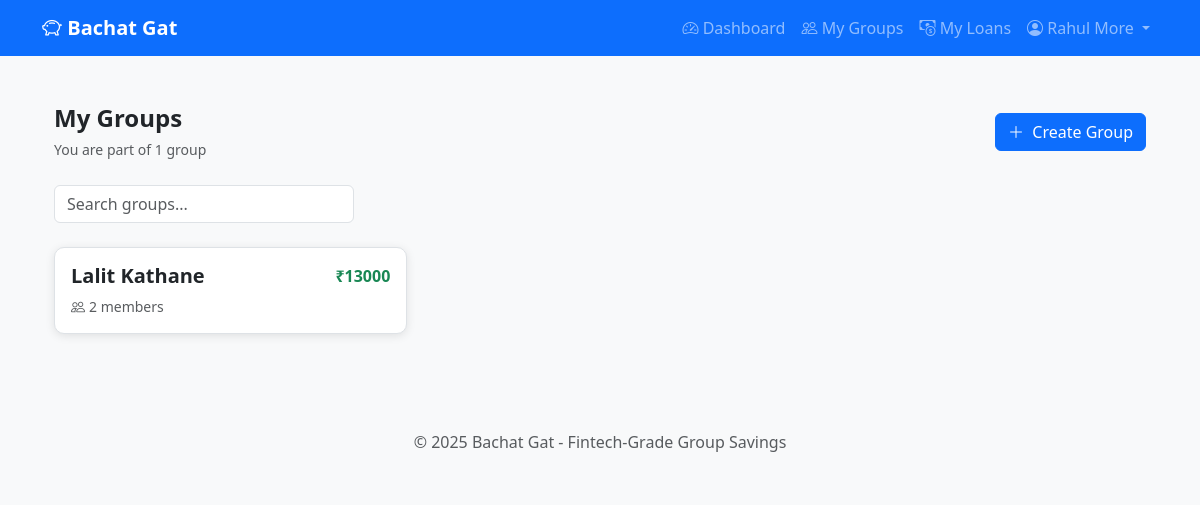
The app's page /groups (signed in), older data.
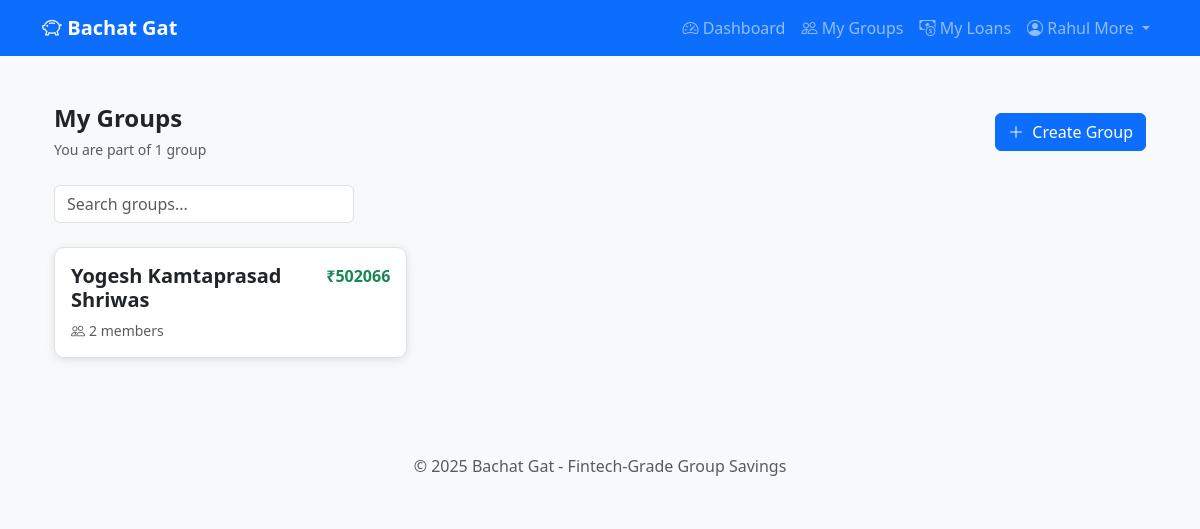
The same page, newer data.
### app/models.py (models this page shows, shortened)
class Group(db.Model):
    __tablename__ = 'groups'
    id = db.Column(db.Integer, primary_key=True)
    name = db.Column(db.String(100), nullable=False)
    description = db.Column(db.String(500))
    created_by = db.Column(db.Integer, db.ForeignKey('users.id'), nullable=False)
    default_interest_rate = db.Column(db.Float, default=12.0)  # Annual %
    default_loan_duration_months = db.Column(db.Integer, default=12)
    default_repayment_type = db.Column(db.String(20), default=RepaymentType.EMI.value)
    use_flat_rate = db.Column(db.Boolean, default=False, nullable=False)  # NEW: Flat rate option
    is_active = db.Column(db.Boolean, default=True)
    created_at = db.Column(db.DateTime, default=datetime.utcnow)
    updated_at = db.Column(db.DateTime, default=datetime.utcnow, onupdate=datetime.utcnow)
    members = db.relationship('GroupMember', backref='group', lazy='dynamic',
                              cascade='all, delete-orphan')
    loan_requests = db.relationship('LoanRequest', backref='group', lazy='dynamic',
                                    cascade='all, delete-orphan')
    wallet = db.relationship('GroupWallet', backref='group', uselist=False,
                             cascade='all, delete-orphan')
    def get_active_member_count(self):
        return self.members.filter_by(is_active=True).count()

class GroupWallet(db.Model):
    __tablename__ = 'group_wallets'
    id = db.Column(db.Integer, primary_key=True)
    group_id = db.Column(db.Integer, db.ForeignKey('groups.id'), unique=True, nullable=False)
    balance = db.Column(db.Float, default=0.0, nullable=False)
    total_contributed = db.Column(db.Float, default=0.0, nullable=False)
    total_disbursed = db.Column(db.Float, default=0.0, nullable=False)
    total_interest_earned = db.Column(db.Float, default=0.0, nullable=False)
    is_dirty = db.Column(db.Boolean, default=False, nullable=False)
    last_recalculated_at = db.Column(db.DateTime, default=datetime.utcnow)
    created_at = db.Column(db.DateTime, default=datetime.utcnow)
    updated_at = db.Column(db.DateTime, default=datetime.utcnow, onupdate=datetime.utcnow)
    contributions = db.relationship('MemberContribution', backref='wallet', lazy='dynamic')
    transactions = db.relationship('WalletTransaction', backref='wallet', lazy='dynamic')
    member_ledgers = db.relationship('MemberLedger', backref='wallet', lazy='dynamic')

### app/routes/groups.py (the view)
@groups_bp.route('/groups')
@login_required
def list_groups():
    memberships = current_user.get_active_memberships().all()
    my_groups = [membership.group for membership in memberships]
    return render_template('groups/list.html', groups=my_groups)

### app/__init__.py (called while the page is built)
def create_app():
    app = Flask(__name__)
    app.config.from_object(Config)
    db.init_app(app)
    login_manager.init_app(app)
    from app.models import User
    @login_manager.user_loader
    def load_user(user_id):
        return User.query.get(int(user_id))
    from app.routes.auth import auth_bp
    from app.routes.groups import groups_bp
    from app.routes.loans import loans_bp
    from app.routes.wallet import wallet_bp
    from app.routes.admin import admin_bp  # NEW
    app.register_blueprint(auth_bp)
    app.register_blueprint(groups_bp)
    app.register_blueprint(loans_bp)
    app.register_blueprint(wallet_bp)
    app.register_blueprint(admin_bp)  # NEW
    with app.app_context():
        db.create_all()
        print("✅ Database tables created!")
    return app

### app/models.py (called while the page is built)
    def get_active_memberships(self):
        return self.memberships.filter_by(is_active=True)

### app/templates/groups/list.html (shortened to what this page needs)
{% extends 'base.html' %}
{% block content %}
<div class="container py-4">
<div class="d-flex justify-content-between align-items-center mb-4">
    <div>
        <h4 class="mb-1 fw-semibold">My Groups</h4>
        <small class="text-muted">
            You are part of {{ groups|length }} group{{ 's' if groups|length != 1 else '' }}
        </small>
    </div>
    <a href="{{ url_for('groups.create_group') }}" class="btn btn-primary">
        <i class="bi bi-plus-lg me-1"></i> Create Group
    </a>
</div>
    {% if groups %}
    <div class="mb-4">
        <input type="text" id="groupSearch" class="form-control" placeholder="Search groups..." aria-label="Search groups" style="max-width: 300px;">
    </div>
    <div class="row g-3" id="groupsContainer">
        {% for group in groups %}
        <div class="col-md-6 col-lg-4 group-card" data-name="{{ group.name|lower }}">
            <a href="{{ url_for('groups.view_group', group_id=group.id) }}" class="text-decoration-none">
                <div class="card border h-100 hover-shadow">
                    <div class="card-body">
                        <div class="d-flex justify-content-between align-items-start mb-2">
                            <h5 class="fw-bold text-dark mb-0">{{ group.name }}</h5>
                            <span class="text-success fw-semibold">₹{{ "%.0f"|format(group.wallet.balance if group.wallet else 0) }}</span>
                        </div>
                        <div class="d-flex gap-3 text-muted small">
                            <span><i class="bi bi-people me-1"></i>{{ group.get_active_member_count() }} members</span>
                        </div>
                    </div>
                </div>
            </a>
        </div>
        {% endfor %}
    </div>
    {% endif %}
</div>
{% endblock %}

Row changes from the older to the newer data that the page shows:
changed Group: name "Lalit Kathane" → "Yogesh Kamtaprasad Shriwas"
changed GroupWallet: wallet "13000" → "502066"
